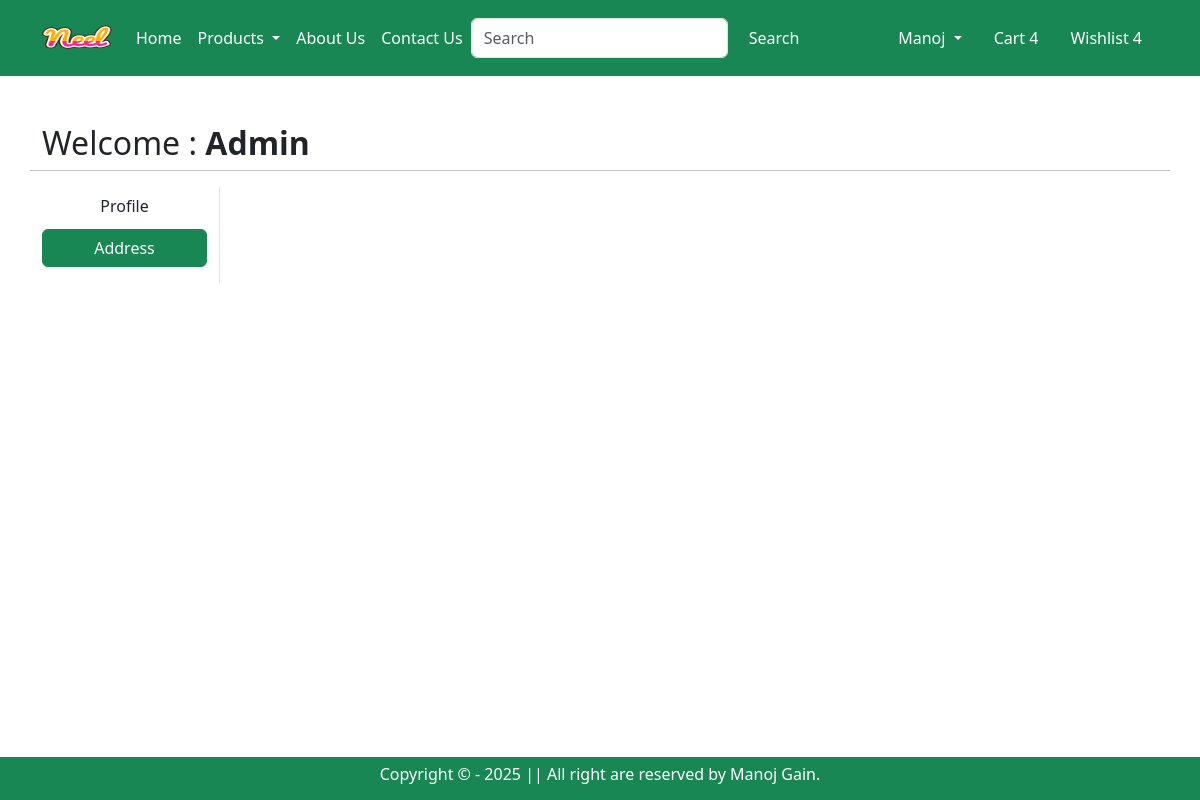
/address/ (signed in), run on an earlier commit of the app's database.
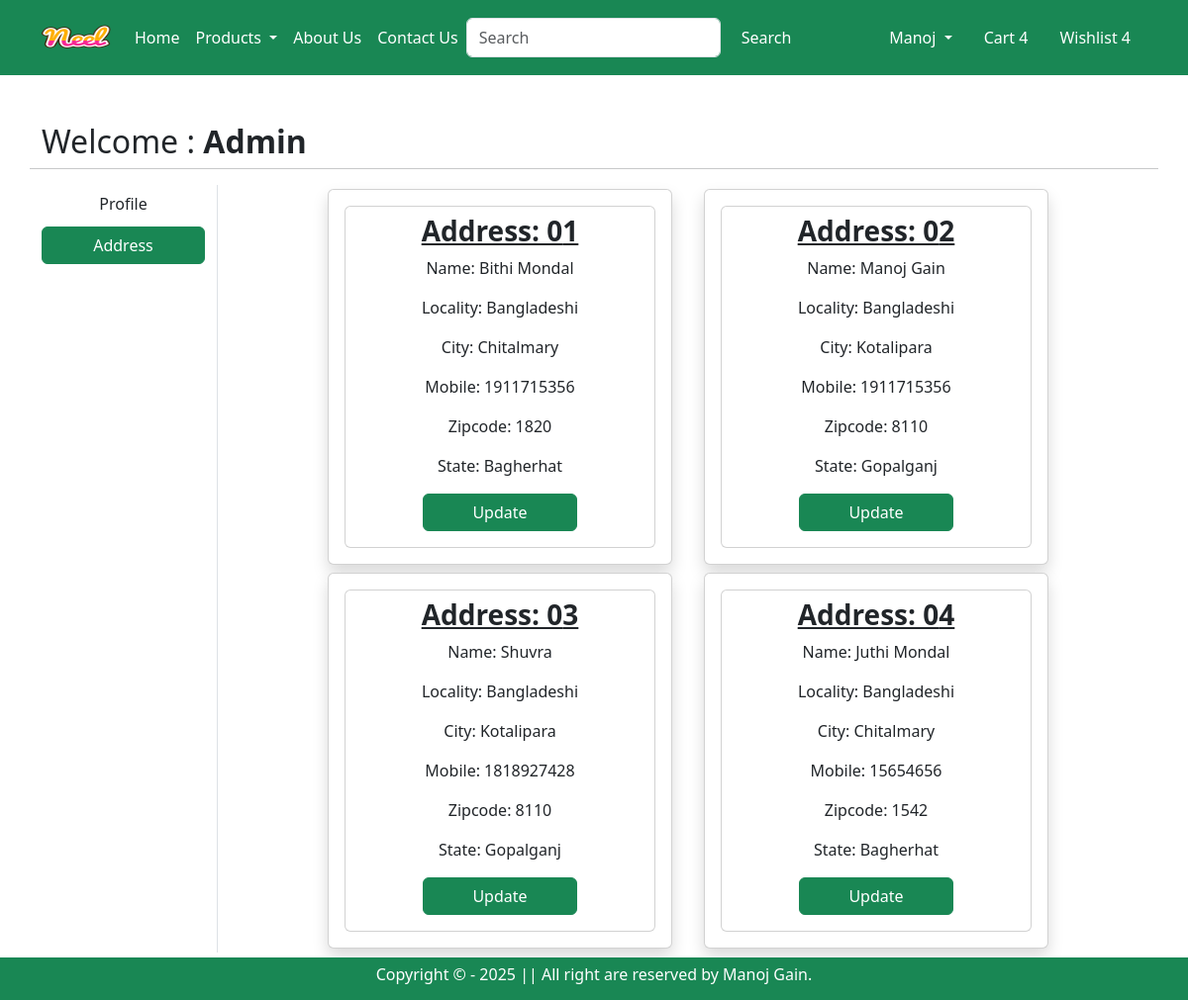
And on a later commit of the database.
### app/models.py (models this page shows, shortened)
class Customer(models.Model):
    STATE_CHOICES = (
        ('Dhaka' , 'Dhaka'),
        ('Chittragram' , 'Chittragram'),
        ('Khulna' , 'Khulna'),
        ('Barishal' , 'Barishal'),
        ('Jessore' , 'Jessore'),
        ('Rajshahi' , 'Rajshahi'),
        ('Sylhet' , 'Sylhet'),
        ('Gopalganj' , 'Gopalganj'),
        ('Faridpur' , 'Madaripur'),
        ('Madaripur' , 'Faridpur'),
        ('Bagherhat' , 'Bagherhat'),
        ('Kotalipara' , 'Kotalipara'),
    )
    user = models.ForeignKey(User, on_delete=models.CASCADE)
    name = models.CharField(max_length=200, blank=True, null=True)
    locality = models.CharField(max_length=200, blank=True, null=True)
    city = models.CharField(max_length=50, blank=True, null=True)
    mobile = models.IntegerField(default=0)
    zipcode = models.IntegerField()
    state = models.CharField(max_length=100, blank=True, null=True,choices=STATE_CHOICES)

### app/views.py (the view)
# urls.py: path('address/', views.Address, name='address'),
def Address(request):
    add = Customer.objects.filter(user=request.user)
    return render(request,'app/address.html', locals())

### app/templates/app/address.html (shortened to what this page needs)
{% extends "app/base.html" %}
{% load static %}
{% block main_content %}
<div class="container my-5">
    <div class="row ">
        <h2> Welcome : <span class="text-capitalize fw-bold">{{request.user}}</span></h2>
        <hr>
            <div class="col-sm-2 border-end">
                <ul class="list-unstyled">
                    <li class="d-grid"><a href="{% url 'profile' %}" class="btn ">Profile</a></li>
                    <li class="d-grid"><a href="{% url 'address' %}" class="btn btn-success mt-1">Address</a></li>
                </ul>
            </div>
        <div class="col-sm-8 offset-sm-1 text-center">
            <div class="row ">
                {% for ad in add %}
                    <div class="col-sm-6">
                        <div class="card m-1 shadow p-3">
                            <div class="card body">
                                <h3 class="fw-bold text-decoration-underline mt-2">Address: 0{{forloop.counter}}</h3>
                                <p>Name: {{ad.name}}</p>
                                <p>Locality: {{ad.locality}}</p>
                                <p>City: {{ad.city}}</p>
                                <p>Mobile: {{ad.mobile}}</p>
                                <p>Zipcode: {{ad.zipcode}}</p>
                                <p>State: {{ad.state}}</p>
                                <p class="text-center"><a href="{% url 'updateAddress' pk=ad.id %}" type='button' class='btn btn-success w-50'>Update</a></p>
                            </div>
                        </div>
                    </div>
                {% endfor %}
            </div>
        </div>
    </div>
</div>
{% endblock main_content %}

### app/templates/app/base.html (shortened to what this page needs)
{% load static %}
<!DOCTYPE html>
<html lang="en">
  <head>
    <link
      href="https://cdn.jsdelivr.net/npm/bootstrap@5.3.3/dist/css/bootstrap.min.css"
      rel="stylesheet"
/>
    <link rel="stylesheet" href="{% static 'app/css/all.min.css' %}" />
    <link rel="stylesheet" href="{% static 'app/css/owl.carousel.min.css' %}" />
    <link rel="stylesheet" href="{% static 'app/css/style.css' %}" />
  </head>
  <body>
    <nav class="navbar navbar-expand-lg navbar-dark bg-success">
        <div class="container">
          <a class="navbar-brand" href="#"><img src="{% static 'app/images/Neel.png' %}" alt="" height='50' width='70'></a>
          <div class="collapse navbar-collapse" id="navbarSupportedContent">
            <ul class="navbar-nav me-auto mb-2 mb-lg-0">
              {% if request.user.is_authenticated %}
              <li class="nav-item">
                <a class="nav-link active" aria-current="page" href="/">Home</a>
              </li>
              <li class="nav-item dropdown ">
                <a class="nav-link dropdown-toggle text-white" href="#" role="button" data-bs-toggle="dropdown" aria-expanded="false">
                  Products
                </a>
              </li>
              <li class="nav-item">
                <a class="nav-link text-white" href="{% url 'about' %}">About Us</a>
              </li>
              <li class="nav-item">
                <a class="nav-link text-white" href="{% url 'contact' %}">Contact Us</a>
              </li>
            <form class="d-flex " role="search">
              <input class="form-control me-2" type="search" placeholder="Search" aria-label="Search">
              <button class="btn btn-outline-success text-white" type="submit">Search</button>
            </form>
          </div>
          <ul class="navbar-nav me-auto mb-2 mb-lg-0">
                <li class="nav-item dropdown mx-2">
                    <a class="nav-link dropdown-toggle text-white" href="#" id="profileDropdown" role="button" data-bs-toggle="dropdown" aria-expanded="false"> Manoj </a>
                </li>
                <li class="nav-item  mx-2">
                    <a href="#" class="nav-link text-white">Cart 4</a>
                </li>
                <li class="nav-item  mx-2">
                    <a href="#" class="nav-link text-white">Wishlist 4</a>
                </li>
                {% endif %}
            </ul>
        </div>
      </nav>
        {% block main_content %}
        {% endblock main_content %}
        <footer class='container-fluid bg-success text-center text-white fixed-bottom p-2 mt-5'>
            <h6>Copyright &copy; - 2025 || All right are reserved by Manoj Gain. </h6>
        </footer>
  </body>
</html>

What changed in the data, as far as the page shows it:
added Customer: name "Bithi Mondal", locality "Bangladeshi", city "Chitalmary", mobile "1911715356", zipcode "1820", state "Bagherhat"
added Customer: name "Manoj Gain", locality "Bangladeshi", city "Kotalipara", mobile "1911715356", zipcode "8110", state "Gopalganj"
added Customer: name "Shuvra", locality "Bangladeshi", city "Kotalipara", mobile "1818927428", zipcode "8110", state "Gopalganj"
added Customer: name "Juthi Mondal", locality "Bangladeshi", city "Chitalmary", mobile "15654656", zipcode "1542", state "Bagherhat"
